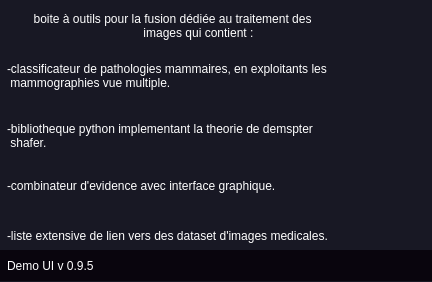
<?xml version="1.0" encoding="UTF-8"?>
<ui version="4.0">
 <class>MainWindow</class>
 <widget class="QMainWindow" name="MainWindow">
  <property name="geometry">
   <rect>
    <x>0</x>
    <y>0</y>
    <width>432</width>
    <height>282</height>
   </rect>
  </property>
  <property name="font">
   <font>
    <family>Noto Sans Mono Light</family>
   </font>
  </property>
  <property name="windowTitle">
   <string>MainWindow</string>
  </property>
  <property name="styleSheet">
   <string notr="true">*{
	background-color: transparent;
	padding: 0;
	margin: 0;
	border: none;
	color: #fff;
}
QPushButton{
	background-color: rgba(14, 14, 22, 100);
	border: 2px solid rgb(24, 24, 36);
	border-radius: 5px;
}
#centralwidget{
	background-color: rgb(24, 24, 36);
	text-align: left;
}
#footer{	
	background-color: rgb(9, 5, 13);
	padding: 10px;
}
#messages_widget,
#menu_widget,
#right_menu,
#search_widget,
#notifications_widget,
#bottom_menu,
#login_widget,
#header_search_widget{	
	background-color: rgb(9, 5, 13);
	padding: 10px;
	border-radius: 5px;
}</string>
  </property>
  <widget class="QWidget" name="centralwidget">
   <property name="styleSheet">
    <string notr="true"/>
   </property>
   <widget class="QFrame" name="main_body">
    <property name="geometry">
     <rect>
      <x>0</x>
      <y>0</y>
      <width>18</width>
      <height>28</height>
     </rect>
    </property>
    <property name="frameShape">
     <enum>QFrame::StyledPanel</enum>
    </property>
    <property name="frameShadow">
     <enum>QFrame::Raised</enum>
    </property>
    <layout class="QVBoxLayout" name="verticalLayout">
     <property name="spacing">
      <number>0</number>
     </property>
     <property name="leftMargin">
      <number>0</number>
     </property>
     <property name="topMargin">
      <number>0</number>
     </property>
     <property name="rightMargin">
      <number>0</number>
     </property>
     <property name="bottomMargin">
      <number>0</number>
     </property>
     <item>
      <widget class="QFrame" name="main_body_contents">
       <property name="sizePolicy">
        <sizepolicy hsizetype="Preferred" vsizetype="Expanding">
         <horstretch>0</horstretch>
         <verstretch>0</verstretch>
        </sizepolicy>
       </property>
       <property name="styleSheet">
        <string notr="true">QPushButton, QLineEdit{
	padding: 5px;
}
QLineEdit{
	border-bottom:  2px solid rgb(24, 24, 36);
}</string>
       </property>
       <property name="frameShape">
        <enum>QFrame::StyledPanel</enum>
       </property>
       <property name="frameShadow">
        <enum>QFrame::Raised</enum>
       </property>
       <layout class="QVBoxLayout" name="verticalLayout_11">
        <property name="spacing">
         <number>0</number>
        </property>
        <property name="leftMargin">
         <number>0</number>
        </property>
        <property name="topMargin">
         <number>0</number>
        </property>
        <property name="rightMargin">
         <number>0</number>
        </property>
        <property name="bottomMargin">
         <number>0</number>
        </property>
        <item>
         <widget class="QFrame" name="frame_14">
          <property name="sizePolicy">
           <sizepolicy hsizetype="Expanding" vsizetype="Expanding">
            <horstretch>0</horstretch>
            <verstretch>0</verstretch>
           </sizepolicy>
          </property>
          <property name="frameShape">
           <enum>QFrame::StyledPanel</enum>
          </property>
          <property name="frameShadow">
           <enum>QFrame::Raised</enum>
          </property>
          <layout class="QVBoxLayout" name="verticalLayout_2">
           <property name="spacing">
            <number>2</number>
           </property>
           <property name="leftMargin">
            <number>0</number>
           </property>
           <property name="topMargin">
            <number>0</number>
           </property>
           <property name="rightMargin">
            <number>0</number>
           </property>
           <property name="bottomMargin">
            <number>0</number>
           </property>
          </layout>
         </widget>
        </item>
       </layout>
      </widget>
     </item>
    </layout>
   </widget>
   <widget class="QLabel" name="label_5">
    <property name="geometry">
     <rect>
      <x>7</x>
      <y>9</y>
      <width>410</width>
      <height>34</height>
     </rect>
    </property>
    <property name="text">
     <string>        boite à outils pour la fusion dédiée au traitement des 
                                         images qui contient :</string>
    </property>
   </widget>
   <widget class="QLabel" name="label_2">
    <property name="geometry">
     <rect>
      <x>7</x>
      <y>119</y>
      <width>410</width>
      <height>34</height>
     </rect>
    </property>
    <property name="text">
     <string>-bibliotheque python implementant la theorie de demspter 
 shafer.</string>
    </property>
   </widget>
   <widget class="QLabel" name="label">
    <property name="geometry">
     <rect>
      <x>7</x>
      <y>59</y>
      <width>410</width>
      <height>34</height>
     </rect>
    </property>
    <property name="text">
     <string>-classificateur de pathologies mammaires, en exploitants les 
 mammographies vue multiple. </string>
    </property>
   </widget>
   <widget class="QLabel" name="label_3">
    <property name="geometry">
     <rect>
      <x>7</x>
      <y>169</y>
      <width>410</width>
      <height>34</height>
     </rect>
    </property>
    <property name="text">
     <string>-combinateur d'evidence avec interface graphique.</string>
    </property>
   </widget>
   <widget class="QLabel" name="label_4">
    <property name="geometry">
     <rect>
      <x>7</x>
      <y>219</y>
      <width>410</width>
      <height>34</height>
     </rect>
    </property>
    <property name="text">
     <string>-liste extensive de lien vers des dataset d'images medicales.</string>
    </property>
   </widget>
   <widget class="QFrame" name="footer">
    <property name="geometry">
     <rect>
      <x>-3</x>
      <y>250</y>
      <width>921</width>
      <height>31</height>
     </rect>
    </property>
    <property name="frameShape">
     <enum>QFrame::StyledPanel</enum>
    </property>
    <property name="frameShadow">
     <enum>QFrame::Raised</enum>
    </property>
    <layout class="QHBoxLayout" name="horizontalLayout_3">
     <property name="spacing">
      <number>0</number>
     </property>
     <property name="leftMargin">
      <number>0</number>
     </property>
     <property name="topMargin">
      <number>0</number>
     </property>
     <property name="rightMargin">
      <number>0</number>
     </property>
     <property name="bottomMargin">
      <number>0</number>
     </property>
     <item alignment="Qt::AlignLeft|Qt::AlignBottom">
      <widget class="QFrame" name="frame_4">
       <property name="frameShape">
        <enum>QFrame::StyledPanel</enum>
       </property>
       <property name="frameShadow">
        <enum>QFrame::Raised</enum>
       </property>
       <layout class="QVBoxLayout" name="verticalLayout_4">
        <property name="spacing">
         <number>0</number>
        </property>
        <property name="leftMargin">
         <number>0</number>
        </property>
        <property name="topMargin">
         <number>0</number>
        </property>
        <property name="rightMargin">
         <number>0</number>
        </property>
        <property name="bottomMargin">
         <number>0</number>
        </property>
        <item alignment="Qt::AlignBottom">
         <widget class="QLabel" name="label_6">
          <property name="text">
           <string>Demo UI v 0.9.5</string>
          </property>
         </widget>
        </item>
       </layout>
      </widget>
     </item>
     <item alignment="Qt::AlignBottom">
      <widget class="QFrame" name="footer_2">
       <property name="frameShape">
        <enum>QFrame::StyledPanel</enum>
       </property>
       <property name="frameShadow">
        <enum>QFrame::Raised</enum>
       </property>
       <layout class="QHBoxLayout" name="horizontalLayout_12">
        <property name="spacing">
         <number>0</number>
        </property>
        <property name="leftMargin">
         <number>0</number>
        </property>
        <property name="topMargin">
         <number>0</number>
        </property>
        <property name="rightMargin">
         <number>0</number>
        </property>
        <property name="bottomMargin">
         <number>0</number>
        </property>
        <item alignment="Qt::AlignHCenter">
         <widget class="QPushButton" name="bottom_menu_button">
          <property name="text">
           <string/>
          </property>
          <property name="icon">
           <iconset resource="icons.qrc">
            <normaloff>:/icons/icons/box.svg</normaloff>:/icons/icons/box.svg</iconset>
          </property>
         </widget>
        </item>
        <item alignment="Qt::AlignRight">
         <widget class="QPushButton" name="right_menu_toggle_btn">
          <property name="text">
           <string/>
          </property>
          <property name="icon">
           <iconset resource="icons.qrc">
            <normaloff>:/icons/icons/settings.svg</normaloff>:/icons/icons/settings.svg</iconset>
          </property>
         </widget>
        </item>
        <item alignment="Qt::AlignRight|Qt::AlignBottom">
         <widget class="QFrame" name="size_grip">
          <property name="minimumSize">
           <size>
            <width>10</width>
            <height>10</height>
           </size>
          </property>
          <property name="maximumSize">
           <size>
            <width>10</width>
            <height>10</height>
           </size>
          </property>
          <property name="frameShape">
           <enum>QFrame::StyledPanel</enum>
          </property>
          <property name="frameShadow">
           <enum>QFrame::Raised</enum>
          </property>
         </widget>
        </item>
       </layout>
      </widget>
     </item>
    </layout>
   </widget>
  </widget>
 </widget>
 <resources>
  <include location="icons.qrc"/>
 </resources>
 <connections/>
</ui>
